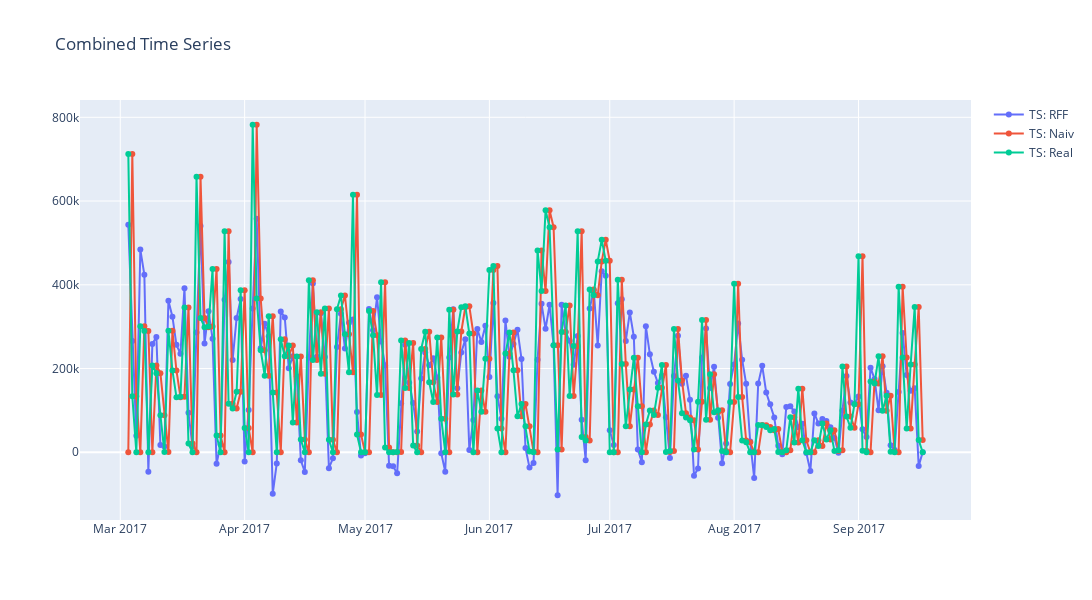

Notebook code cell kept with this figure:
### Markdown cell above
#### 4.4) Визуализация (0.2 балла)

Визуализируйте на одном графике тестовые данные, прогноз вашей модели и прогноз наивной модели.

### Code cell
# ༼ つ ◕_◕ ༽つ
dates_test = dt_r_2.index[len(X_train_scaled) :]
dates_train = dt_r_2.index[: len(X_train_scaled)]


ts_model = pd.DataFrame(y_pred, index=pd.to_datetime(dates_test), columns=['Predicted'])
ts_naive = pd.DataFrame(np.array(shifted_target), index=pd.to_datetime(dates_test), columns=['Predicted'])
ts_train = pd.DataFrame(np.array(y_train), index=pd.to_datetime(dates_train), columns=['Target'])
ts_test = pd.DataFrame(np.array(y_test), index=pd.to_datetime(dates_test), columns=['Target'])

plot_ts_anal([{'data': ts_model['Predicted'], 'name': 'RFF'},
              {'data': ts_naive['Predicted'], 'name': 'Naiv'}, 
              {'data': ts_test['Target'], 'name': 'Real'}], one = True)

### Figure 1 — Plotly figure (JSON) as saved in the notebook; plotly's stock layout.template omitted (floating-point values rounded to 4 significant figures; data arrays with more than 128 entries replaced by an {"elided": "..."} marker saying what was removed)
{"data": [{"mode": "lines+markers", "name": "TS: RFF", "type": "scatter", "x": {"elided": "199 str values"}, "y": {"elided": "199 float values"}}, {"mode": "lines+markers", "name": "TS: Naiv", "type": "scatter", "x": {"elided": "199 str values"}, "y": {"elided": "199 int values"}}, {"mode": "lines+markers", "name": "TS: Real", "type": "scatter", "x": {"elided": "199 str values"}, "y": {"elided": "199 int values"}}], "layout": {"height": 600, "showlegend": true, "title": {"text": "Combined Time Series"}, "width": 1200}}
